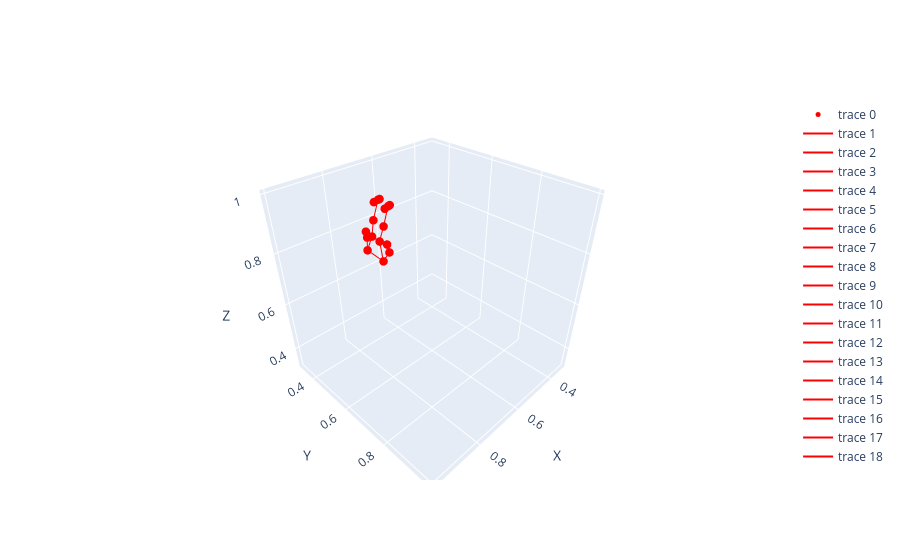

Write notebook code for a chart like this one.
### Code cell
pose_gt_batch = dataset[0]['pose_gt'].copy()
pose_inf_batch = dataset[0]['pose_inf'][2].copy()
cpy = pose_inf_batch.copy()
pose_inf_batch[:,1] = cpy[:, 1]
#pose_inf_batch[:,2] = cpy[:, 1]

plot_3d_keypoints(pose_inf_batch, 'mediapipe', 'morphed', 0, 0)
print(pose_inf_batch-pose_gt_batch)

### Figure 1 — Plotly figure (JSON) as saved in the notebook; plotly's stock layout.template omitted (floating-point values rounded to 4 significant figures)
{"data": [{"marker": {"color": "red", "size": 5}, "mode": "markers", "x": [0.6786, 0.6631, 0.677, 0.6555, 0.6986, 0.6752, 0.6908, 0.6833, 0.695, 0.6837, 0.6857, 0.6775, 0.6793, 0.6693, 0.7061, 0.6961], "y": [0.3443, 0.4139, 0.3471, 0.4418, 0.3723, 0.4561, 0.395, 0.4261, 0.4159, 0.4543, 0.4378, 0.4774, 0.437, 0.4755, 0.4409, 0.4819], "z": [0.6899, 0.6662, 0.7435, 0.7122, 0.7847, 0.7578, 0.7711, 0.761, 0.843, 0.8297, 0.9215, 0.909, 0.9213, 0.9092, 0.9204, 0.9075], "type": "scatter3d"}, {"line": {"color": "red"}, "mode": "lines", "x": [0.6786, 0.6631], "y": [0.3443, 0.4139], "z": [0.6899, 0.6662], "type": "scatter3d"}, {"line": {"color": "red"}, "mode": "lines", "x": [0.6786, 0.677], "y": [0.3443, 0.3471], "z": [0.6899, 0.7435], "type": "scatter3d"}, {"line": {"color": "red"}, "mode": "lines", "x": [0.6631, 0.6555], "y": [0.4139, 0.4418], "z": [0.6662, 0.7122], "type": "scatter3d"}, {"line": {"color": "red"}, "mode": "lines", "x": [0.677, 0.6986], "y": [0.3471, 0.3723], "z": [0.7435, 0.7847], "type": "scatter3d"}, {"line": {"color": "red"}, "mode": "lines", "x": [0.6555, 0.6752], "y": [0.4418, 0.4561], "z": [0.7122, 0.7578], "type": "scatter3d"}, {"line": {"color": "red"}, "mode": "lines", "x": [0.6908, 0.6833], "y": [0.395, 0.4261], "z": [0.7711, 0.761], "type": "scatter3d"}, {"line": {"color": "red"}, "mode": "lines", "x": [0.6786, 0.6908], "y": [0.3443, 0.395], "z": [0.6899, 0.7711], "type": "scatter3d"}, {"line": {"color": "red"}, "mode": "lines", "x": [0.6631, 0.6833], "y": [0.4139, 0.4261], "z": [0.6662, 0.761], "type": "scatter3d"}, {"line": {"color": "red"}, "mode": "lines", "x": [0.6908, 0.695], "y": [0.395, 0.4159], "z": [0.7711, 0.843], "type": "scatter3d"}, {"line": {"color": "red"}, "mode": "lines", "x": [0.6833, 0.6837], "y": [0.4261, 0.4543], "z": [0.761, 0.8297], "type": "scatter3d"}, {"line": {"color": "red"}, "mode": "lines", "x": [0.695, 0.6857], "y": [0.4159, 0.4378], "z": [0.843, 0.9215], "type": "scatter3d"}, {"line": {"color": "red"}, "mode": "lines", "x": [0.6837, 0.6775], "y": [0.4543, 0.4774], "z": [0.8297, 0.909], "type": "scatter3d"}, {"line": {"color": "red"}, "mode": "lines", "x": [0.6857, 0.6793], "y": [0.4378, 0.437], "z": [0.9215, 0.9213], "type": "scatter3d"}, {"line": {"color": "red"}, "mode": "lines", "x": [0.6775, 0.6693], "y": [0.4774, 0.4755], "z": [0.909, 0.9092], "type": "scatter3d"}, {"line": {"color": "red"}, "mode": "lines", "x": [0.6857, 0.7061], "y": [0.4378, 0.4409], "z": [0.9215, 0.9204], "type": "scatter3d"}, {"line": {"color": "red"}, "mode": "lines", "x": [0.6775, 0.6961], "y": [0.4774, 0.4819], "z": [0.909, 0.9075], "type": "scatter3d"}, {"line": {"color": "red"}, "mode": "lines", "x": [0.6793, 0.7061], "y": [0.437, 0.4409], "z": [0.9213, 0.9204], "type": "scatter3d"}, {"line": {"color": "red"}, "mode": "lines", "x": [0.6693, 0.6961], "y": [0.4755, 0.4819], "z": [0.9092, 0.9075], "type": "scatter3d"}], "layout": {"scene": {"xaxis": {"title": {"text": "X"}, "range": [0.3098, 1.014]}, "yaxis": {"title": {"text": "Y"}, "range": [0.3098, 1.014]}, "zaxis": {"title": {"text": "Z"}, "range": [0.3098, 1.014]}, "aspectmode": "cube"}}}
